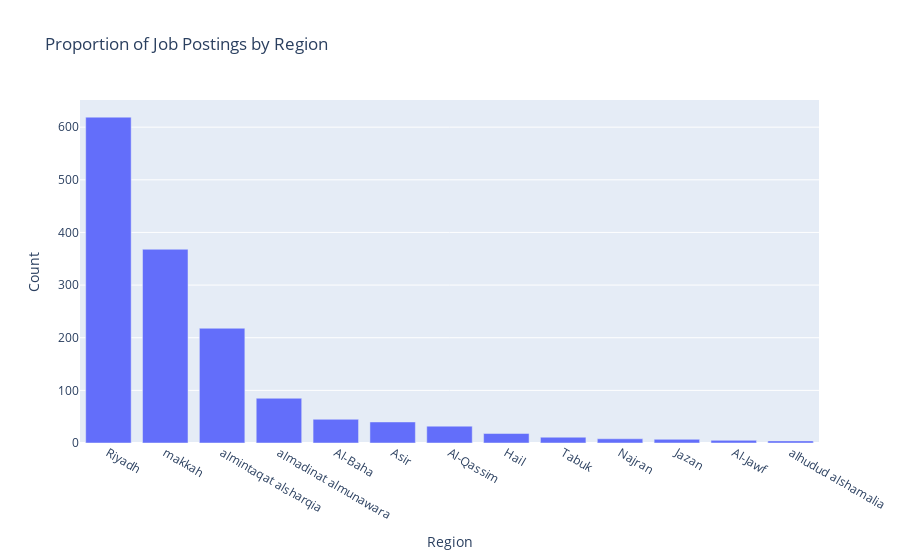

The notebook cell saved with this chart:
### Markdown cell above
### 2. Univariate Non-Graphical analysis: 

- Where is the center of the data? (location) --> **Measures of central tendency**
- How much does the data vary? (scale) --> **Measure of variability**
- What is the shape of the data? (shape) --> **Measures of variation combined with an average (measure of center) gives a good picture of the distribution of the data.**

### Code cell
import plotly.express as px

# Bar chart for job postings by region
region_counts = CJA['region'].value_counts().reset_index()
region_counts.columns = ['Region', 'Count']

fig = px.bar(region_counts, x='Region', y='Count', title='Proportion of Job Postings by Region')
fig.show()

### Figure 1 — Plotly figure (JSON) as saved in the notebook; plotly's stock layout.template omitted (floating-point values rounded to 4 significant figures)
{"data": [{"alignmentgroup": "True", "hovertemplate": "Region=%{x}<br>Count=%{y}<extra></extra>", "legendgroup": "", "marker": {"color": "#636efa", "pattern": {"shape": ""}}, "name": "", "offsetgroup": "", "orientation": "v", "showlegend": false, "textposition": "auto", "type": "bar", "x": ["Riyadh", "makkah", "almintaqat alsharqia", "almadinat almunawara", "Al-Baha", "Asir", "Al-Qassim", "Hail", "Tabuk", "Najran", "Jazan", "Al-Jawf", "alhudud alshamalia"], "xaxis": "x", "y": [619, 368, 218, 85, 45, 40, 32, 18, 11, 8, 7, 5, 4], "yaxis": "y"}], "layout": {"autosize": true, "barmode": "relative", "legend": {"tracegroupgap": 0}, "title": {"text": "Proportion of Job Postings by Region"}, "xaxis": {"anchor": "y", "autorange": true, "domain": [0, 1], "range": [-0.5, 12.5], "title": {"text": "Region"}, "type": "category"}, "yaxis": {"anchor": "x", "autorange": true, "domain": [0, 1], "range": [0, 651.6], "title": {"text": "Count"}, "type": "linear"}}}
